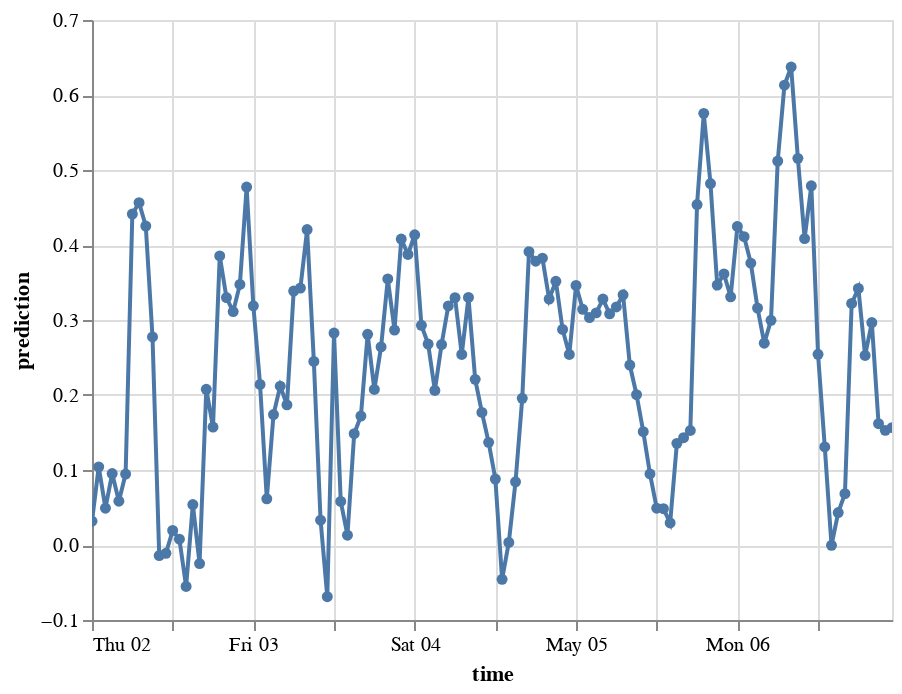

The notebook cell this image was saved under:
### Code cell
import pandas as pd
import altair as alt
 
# Create Altair chart with line and dots
chart = alt.Chart(predictions_df).mark_line(point=True).encode(
    x='time:T',
    y='prediction:Q',
    tooltip=[alt.Tooltip('time:T', title='Date', format='%Y-%m-%d'), 
             alt.Tooltip('time:T', title='Time', format='%H:%M'), 
             alt.Tooltip('prediction:Q', title='Spot Price (DKK)', format='.2f')
            ]
)
 
# Display the chart
chart.interactive()

### Figure 1 — Vega-Lite specification as saved in the notebook (floating-point values rounded to 4 significant figures)
{"config": {"view": {"continuousWidth": 400, "continuousHeight": 300}}, "data": {"name": "data-0f7ba5ec33a468faf112c9731a755e4a"}, "mark": {"type": "line", "point": true}, "encoding": {"tooltip": [{"field": "time", "format": "%Y-%m-%d", "title": "Date", "type": "temporal"}, {"field": "time", "format": "%H:%M", "title": "Time", "type": "temporal"}, {"field": "prediction", "format": ".2f", "title": "Spot Price (DKK)", "type": "quantitative"}], "x": {"field": "time", "type": "temporal"}, "y": {"field": "prediction", "type": "quantitative"}}, "selection": {"selector012": {"type": "interval", "bind": "scales", "encodings": ["x", "y"]}}, "$schema": "https://vega.github.io/schema/vega-lite/v4.17.0.json", "datasets": {"data-0f7ba5ec33a468faf112c9731a755e4a": [{"prediction": 0.03177, "time": "2024-05-02T00:00:00"}, {"prediction": 0.1042, "time": "2024-05-02T01:00:00"}, {"prediction": 0.04911, "time": "2024-05-02T02:00:00"}, {"prediction": 0.0953, "time": "2024-05-02T03:00:00"}, {"prediction": 0.05836, "time": "2024-05-02T04:00:00"}, {"prediction": 0.09463, "time": "2024-05-02T05:00:00"}, {"prediction": 0.4413, "time": "2024-05-02T06:00:00"}, {"prediction": 0.4564, "time": "2024-05-02T07:00:00"}, {"prediction": 0.4253, "time": "2024-05-02T08:00:00"}, {"prediction": 0.2775, "time": "2024-05-02T09:00:00"}, {"prediction": -0.01404, "time": "2024-05-02T10:00:00"}, {"prediction": -0.01107, "time": "2024-05-02T11:00:00"}, {"prediction": 0.01938, "time": "2024-05-02T12:00:00"}, {"prediction": 0.007695, "time": "2024-05-02T13:00:00"}, {"prediction": -0.05529, "time": "2024-05-02T14:00:00"}, {"prediction": 0.05396, "time": "2024-05-02T15:00:00"}, {"prediction": -0.02468, "time": "2024-05-02T16:00:00"}, {"prediction": 0.2076, "time": "2024-05-02T17:00:00"}, {"prediction": 0.1573, "time": "2024-05-02T18:00:00"}, {"prediction": 0.3855, "time": "2024-05-02T19:00:00"}, {"prediction": 0.3299, "time": "2024-05-02T20:00:00"}, {"prediction": 0.3112, "time": "2024-05-02T21:00:00"}, {"prediction": 0.3474, "time": "2024-05-02T22:00:00"}, {"prediction": 0.4773, "time": "2024-05-02T23:00:00"}, {"prediction": 0.3189, "time": "2024-05-03T00:00:00"}, {"prediction": 0.2141, "time": "2024-05-03T01:00:00"}, {"prediction": 0.06157, "time": "2024-05-03T02:00:00"}, {"prediction": 0.1739, "time": "2024-05-03T03:00:00"}, {"prediction": 0.2118, "time": "2024-05-03T04:00:00"}, {"prediction": 0.1869, "time": "2024-05-03T05:00:00"}, {"prediction": 0.3385, "time": "2024-05-03T06:00:00"}, {"prediction": 0.3426, "time": "2024-05-03T07:00:00"}, {"prediction": 0.4206, "time": "2024-05-03T08:00:00"}, {"prediction": 0.2448, "time": "2024-05-03T09:00:00"}, {"prediction": 0.03316, "time": "2024-05-03T10:00:00"}, {"prediction": -0.06898, "time": "2024-05-03T11:00:00"}, {"prediction": 0.2826, "time": "2024-05-03T12:00:00"}, {"prediction": 0.05805, "time": "2024-05-03T13:00:00"}, {"prediction": 0.01305, "time": "2024-05-03T14:00:00"}, {"prediction": 0.1484, "time": "2024-05-03T15:00:00"}, {"prediction": 0.172, "time": "2024-05-03T16:00:00"}, {"prediction": 0.2809, "time": "2024-05-03T17:00:00"}, {"prediction": 0.2074, "time": "2024-05-03T18:00:00"}, {"prediction": 0.2641, "time": "2024-05-03T19:00:00"}, {"prediction": 0.3548, "time": "2024-05-03T20:00:00"}, {"prediction": 0.2865, "time": "2024-05-03T21:00:00"}, {"prediction": 0.4079, "time": "2024-05-03T22:00:00"}, {"prediction": 0.3874, "time": "2024-05-03T23:00:00"}, {"prediction": 0.4136, "time": "2024-05-04T00:00:00"}, {"prediction": 0.293, "time": "2024-05-04T01:00:00"}, {"prediction": 0.2679, "time": "2024-05-04T02:00:00"}, {"prediction": 0.2061, "time": "2024-05-04T03:00:00"}, {"prediction": 0.2673, "time": "2024-05-04T04:00:00"}, {"prediction": 0.3188, "time": "2024-05-04T05:00:00"}, {"prediction": 0.3298, "time": "2024-05-04T06:00:00"}, {"prediction": 0.2541, "time": "2024-05-04T07:00:00"}, {"prediction": 0.3301, "time": "2024-05-04T08:00:00"}, {"prediction": 0.2209, "time": "2024-05-04T09:00:00"}, {"prediction": 0.1768, "time": "2024-05-04T10:00:00"}, {"prediction": 0.1368, "time": "2024-05-04T11:00:00"}, {"prediction": 0.088, "time": "2024-05-04T12:00:00"}, {"prediction": -0.04571, "time": "2024-05-04T13:00:00"}, {"prediction": 0.003419, "time": "2024-05-04T14:00:00"}, {"prediction": 0.08426, "time": "2024-05-04T15:00:00"}, {"prediction": 0.1956, "time": "2024-05-04T16:00:00"}, {"prediction": 0.3912, "time": "2024-05-04T17:00:00"}, {"prediction": 0.3783, "time": "2024-05-04T18:00:00"}, {"prediction": 0.3825, "time": "2024-05-04T19:00:00"}, {"prediction": 0.3279, "time": "2024-05-04T20:00:00"}, {"prediction": 0.3516, "time": "2024-05-04T21:00:00"}, {"prediction": 0.2874, "time": "2024-05-04T22:00:00"}, {"prediction": 0.254, "time": "2024-05-04T23:00:00"}, {"prediction": 0.346, "time": "2024-05-05T00:00:00"}, {"prediction": 0.3143, "time": "2024-05-05T01:00:00"}, {"prediction": 0.3033, "time": "2024-05-05T02:00:00"}, {"prediction": 0.3095, "time": "2024-05-05T03:00:00"}, {"prediction": 0.3279, "time": "2024-05-05T04:00:00"}, {"prediction": 0.3083, "time": "2024-05-05T05:00:00"}, {"prediction": 0.3174, "time": "2024-05-05T06:00:00"}, {"prediction": 0.3336, "time": "2024-05-05T07:00:00"}, {"prediction": 0.2399, "time": "2024-05-05T08:00:00"}, {"prediction": 0.2004, "time": "2024-05-05T09:00:00"}, {"prediction": 0.1511, "time": "2024-05-05T10:00:00"}, {"prediction": 0.09479, "time": "2024-05-05T11:00:00"}, {"prediction": 0.04912, "time": "2024-05-05T12:00:00"}, {"prediction": 0.04844, "time": "2024-05-05T13:00:00"}, {"prediction": 0.02943, "time": "2024-05-05T14:00:00"}, {"prediction": 0.1355, "time": "2024-05-05T15:00:00"}, {"prediction": 0.1431, "time": "2024-05-05T16:00:00"}, {"prediction": 0.1527, "time": "2024-05-05T17:00:00"}, {"prediction": 0.454, "time": "2024-05-05T18:00:00"}, {"prediction": 0.5755, "time": "2024-05-05T19:00:00"}, {"prediction": 0.4819, "time": "2024-05-05T20:00:00"}, {"prediction": 0.3466, "time": "2024-05-05T21:00:00"}, {"prediction": 0.3613, "time": "2024-05-05T22:00:00"}, {"prediction": 0.331, "time": "2024-05-05T23:00:00"}, {"prediction": 0.4248, "time": "2024-05-06T00:00:00"}, {"prediction": 0.4111, "time": "2024-05-06T01:00:00"}, {"prediction": 0.3759, "time": "2024-05-06T02:00:00"}, {"prediction": 0.3159, "time": "2024-05-06T03:00:00"}, {"prediction": 0.2691, "time": "2024-05-06T04:00:00"}, {"prediction": 0.2996, "time": "2024-05-06T05:00:00"}, {"prediction": 0.5119, "time": "2024-05-06T06:00:00"}, {"prediction": 0.6131, "time": "2024-05-06T07:00:00"}, {"prediction": 0.6373, "time": "2024-05-06T08:00:00"}, {"prediction": 0.5155, "time": "2024-05-06T09:00:00"}, {"prediction": 0.4085, "time": "2024-05-06T10:00:00"}, {"prediction": 0.4789, "time": "2024-05-06T11:00:00"}, {"prediction": 0.2542, "time": "2024-05-06T12:00:00"}, {"prediction": 0.1308, "time": "2024-05-06T13:00:00"}, {"prediction": -0.0004084, "time": "2024-05-06T14:00:00"}, {"prediction": 0.04322, "time": "2024-05-06T15:00:00"}, {"prediction": 0.06839, "time": "2024-05-06T16:00:00"}, {"prediction": 0.3221, "time": "2024-05-06T17:00:00"}, {"prediction": 0.3421, "time": "2024-05-06T18:00:00"}, {"prediction": 0.2527, "time": "2024-05-06T19:00:00"}, {"prediction": 0.2966, "time": "2024-05-06T20:00:00"}, {"prediction": 0.1618, "time": "2024-05-06T21:00:00"}, {"prediction": 0.1529, "time": "2024-05-06T22:00:00"}, {"prediction": 0.1565, "time": "2024-05-06T23:00:00"}]}}
